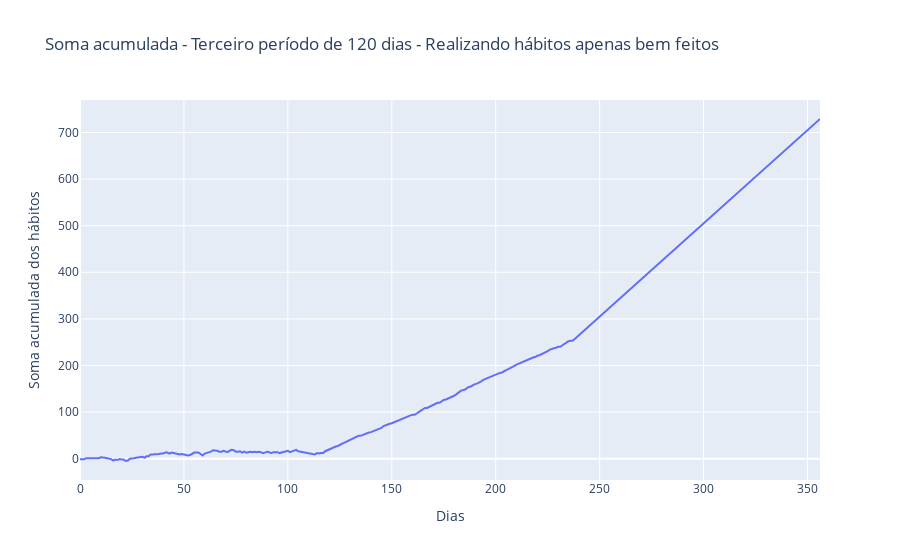

The notebook cell saved with this chart:
### Code cell
px.line(habitos, x=habitos.index, y=habitos['soma_acum'],
        labels={'index':'Dias', 'soma_acum':'Soma acumulada dos hábitos'}, 
        title='Soma acumulada - Terceiro período de 120 dias - Realizando hábitos apenas bem feitos')

### Figure 1 — Plotly figure (JSON) as saved in the notebook; plotly's stock layout.template omitted (floating-point values rounded to 4 significant figures; data arrays with more than 128 entries replaced by an {"elided": "..."} marker saying what was removed)
{"data": [{"hovertemplate": "Dias=%{x}<br>Soma acumulada dos hábitos=%{y}<extra></extra>", "legendgroup": "", "line": {"color": "#636efa", "dash": "solid"}, "marker": {"symbol": "circle"}, "mode": "lines", "name": "", "orientation": "v", "showlegend": false, "type": "scatter", "x": {"elided": "357 int values"}, "xaxis": "x", "y": {"elided": "357 int values"}, "yaxis": "y"}], "layout": {"autosize": true, "legend": {"tracegroupgap": 0}, "title": {"text": "Soma acumulada - Terceiro período de 120 dias - Realizando hábitos apenas bem feitos"}, "xaxis": {"anchor": "y", "autorange": true, "domain": [0, 1], "range": [0, 356], "title": {"text": "Dias"}, "type": "linear"}, "yaxis": {"anchor": "x", "autorange": true, "domain": [0, 1], "range": [-45.78, 769.8], "title": {"text": "Soma acumulada dos hábitos"}, "type": "linear"}}}
